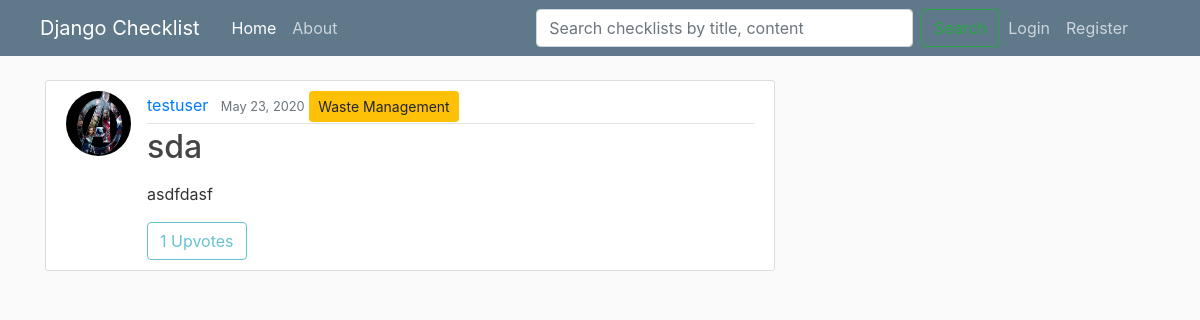
The app's page /checklist/36/ with its own data.
### checklist/models.py (models this page shows, shortened)
class Checklist(models.Model):
	title = models.CharField(max_length=100)
	content = RichTextField()
	date_posted = models.DateTimeField(default=timezone.now)
	author = models.ForeignKey(User, on_delete = models.CASCADE)
	visibility = models.IntegerField(default=0)
	category = models.ForeignKey('Category', null=True, on_delete = models.SET_NULL)

class Category(models.Model):
	name = models.CharField(max_length=30)
	def __str__(self):
		return self.name

### users/models.py (models this page shows, shortened)
class Profile(models.Model):
	user = models.OneToOneField(User, on_delete = models.CASCADE)
	image = models.ImageField(default='default.jpg', upload_to='profile_pics')

### checklist/views.py (the view)
# urls.py: path('checklist/<int:pk>/', ChecklistDetailView.as_view(), name='checklist-detail'),
class ChecklistDetailView(DetailView):
	model = Checklist
	def get_context_data(self, **kwargs):
		context = super(ChecklistDetailView, self).get_context_data(**kwargs)
		uvote = Upvote.objects.filter(checklist_id=self.kwargs.get('pk')).count()
		context['uvote'] = uvote
		return context

### checklist/templates/checklist/checklist_detail.html (shortened to what this page needs)
{% extends "checklist/base.html" %}
{% block content %}
	<article class="media content-section">
		<img class="rounded-circle article-img" src="{{ object.author.profile.image.url }}">
	  <div class="media-body">
	    <div class="article-metadata">
	      <a class="mr-2" href="{% url 'user-checklists' object.author.username %}">{{ object.author }}</a>
	      <small class="text-muted">{{ object.date_posted|date:'F d, Y' }}</small>
	      <a class="btn btn-sm btn-warning" href="{% url 'category' object.category %}" >{{ object.category }}</a>
	    </div>
	    <h2 class="article-title">{{ object.title }}</h2>
	    <p class="article-content">{{ object.content|safe }}</p>
	    {% if user.is_authenticated and object.author != user %}
			<a class="btn btn-outline-info" href="{% url 'checklist-upvote' object.id %}">Upvote | {{ uvote }}</a>
			<a class="btn btn-outline-info" href="{% url 'checklist-bookmark' object.id %}">Bookmark</a>
		{% else %}
			<a class="btn btn-outline-info disabled">{{ uvote }} Upvotes</a>
		{% endif %}
	  </div>
	</article>
{% endblock %}

### checklist/static/checklist/main.css (style rules this page uses)
body { background: #fafafa; color: #333333; margin-top: 5rem; }
h1, h2, h3, h4, h5, h6 { color: #444444; }
.content-section { background: #ffffff; padding: 10px 20px; border: 1px solid #dddddd; border-radius: 3px; margin-bottom: 20px; }
.article-title { color: #444444; }
.article-content { white-space: pre-line; }
.article-img { height: 65px; width: 65px; margin-right: 16px; }
.article-metadata { padding-bottom: 1px; margin-bottom: 4px; border-bottom: 1px solid #e3e3e3 }

### records on screen
Checklist: author.profile.image (placeholder picture), author "testuser", date_posted "May 23, 2020", category "Waste Management", title "sda", content "asdfdasf"

### other values on screen
{{ uvote }} "1"
